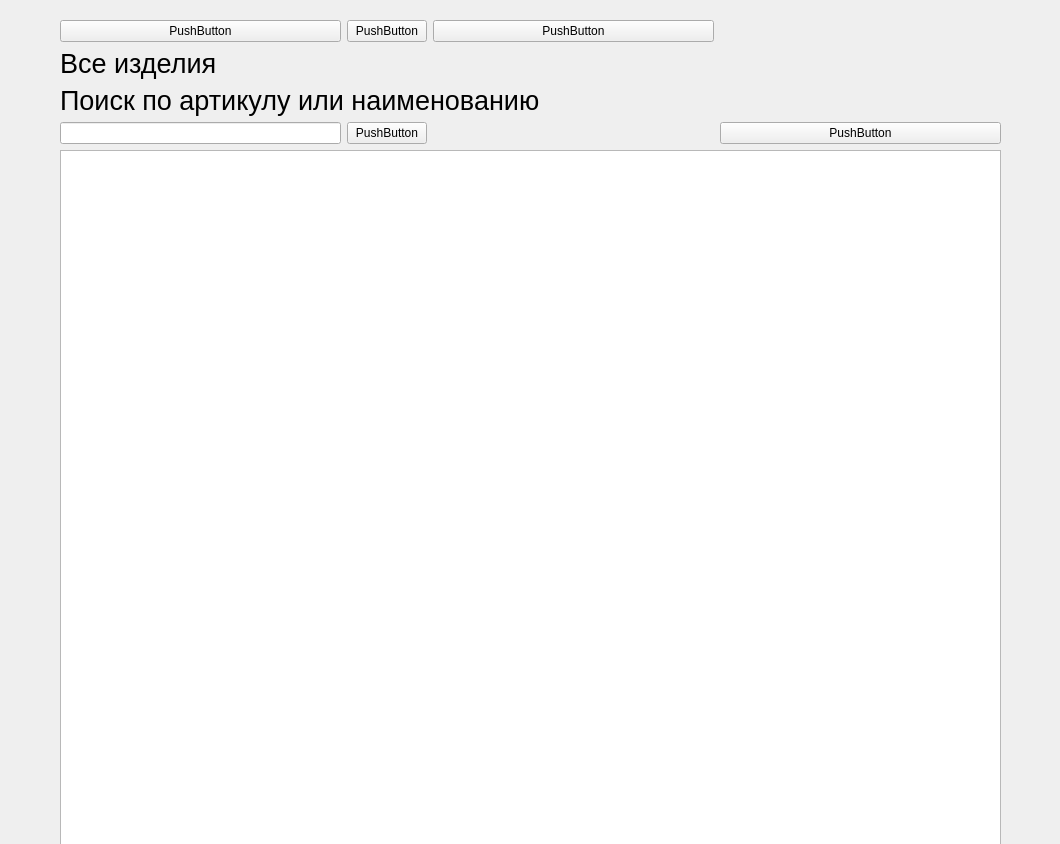
<?xml version="1.0" encoding="UTF-8"?>
<ui version="4.0">
 <class>Form</class>
 <widget class="QWidget" name="Form">
  <property name="geometry">
   <rect>
    <x>0</x>
    <y>0</y>
    <width>1060</width>
    <height>844</height>
   </rect>
  </property>
  <property name="windowTitle">
   <string>Form</string>
  </property>
  <widget class="QWidget" name="gridLayoutWidget">
   <property name="geometry">
    <rect>
     <x>60</x>
     <y>20</y>
     <width>941</width>
     <height>841</height>
    </rect>
   </property>
   <layout class="QGridLayout" name="gridLayout">
    <item row="0" column="0">
     <widget class="QPushButton" name="pushButton">
      <property name="text">
       <string>PushButton</string>
      </property>
     </widget>
    </item>
    <item row="0" column="2">
     <widget class="QPushButton" name="pushButton_3">
      <property name="text">
       <string>PushButton</string>
      </property>
     </widget>
    </item>
    <item row="0" column="3">
     <spacer name="horizontalSpacer">
      <property name="orientation">
       <enum>Qt::Orientation::Horizontal</enum>
      </property>
      <property name="sizeHint" stdset="0">
       <size>
        <width>40</width>
        <height>20</height>
       </size>
      </property>
     </spacer>
    </item>
    <item row="0" column="1">
     <widget class="QPushButton" name="pushButton_2">
      <property name="text">
       <string>PushButton</string>
      </property>
     </widget>
    </item>
    <item row="1" column="0" colspan="4">
     <widget class="QLabel" name="label">
      <property name="font">
       <font>
        <pointsize>20</pointsize>
       </font>
      </property>
      <property name="text">
       <string>Все изделия</string>
      </property>
     </widget>
    </item>
    <item row="3" column="0" colspan="4">
     <widget class="QLabel" name="label_2">
      <property name="font">
       <font>
        <pointsize>20</pointsize>
       </font>
      </property>
      <property name="text">
       <string>Поиск по артикулу или наименованию</string>
      </property>
     </widget>
    </item>
    <item row="4" column="0">
     <widget class="QLineEdit" name="lineEdit"/>
    </item>
    <item row="4" column="1">
     <widget class="QPushButton" name="pushButton_4">
      <property name="text">
       <string>PushButton</string>
      </property>
     </widget>
    </item>
    <item row="4" column="3">
     <widget class="QPushButton" name="pushButton_5">
      <property name="text">
       <string>PushButton</string>
      </property>
     </widget>
    </item>
    <item row="4" column="2">
     <spacer name="horizontalSpacer_2">
      <property name="orientation">
       <enum>Qt::Orientation::Horizontal</enum>
      </property>
      <property name="sizeHint" stdset="0">
       <size>
        <width>40</width>
        <height>20</height>
       </size>
      </property>
     </spacer>
    </item>
    <item row="5" column="0" colspan="4">
     <widget class="QTableView" name="tableView"/>
    </item>
   </layout>
  </widget>
 </widget>
 <resources/>
 <connections/>
</ui>
